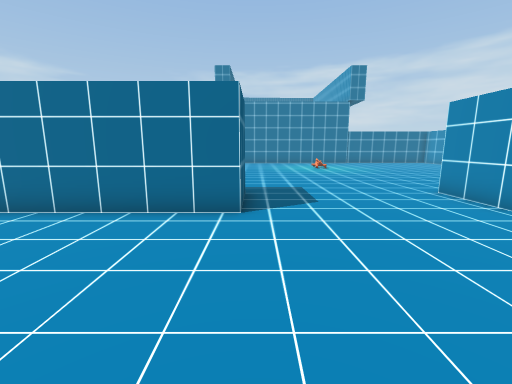
view 1 (above)

16 first-person views from a walk through a scene from a Unity 3-D project. The camera is 1.4 m above the floor, tilts 10° down and sees 90° across. The floor is counted in squares, 1 m on a side. Each view is taken from the middle of a square. On the plan, view 1 faces up. The plan holds only what a view shows up to about 13 squares ahead; the rest is blank. The place goes on beyond the plan. The player is left out. Some surface patterns are stand-ins.

view 2
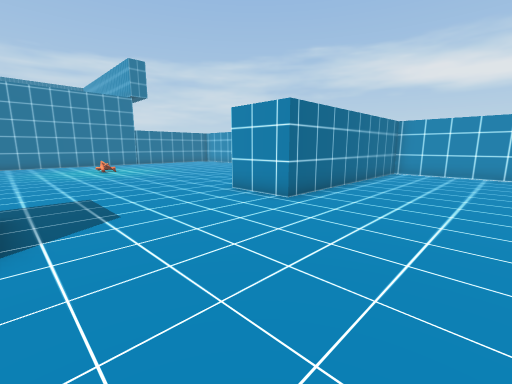

view 3
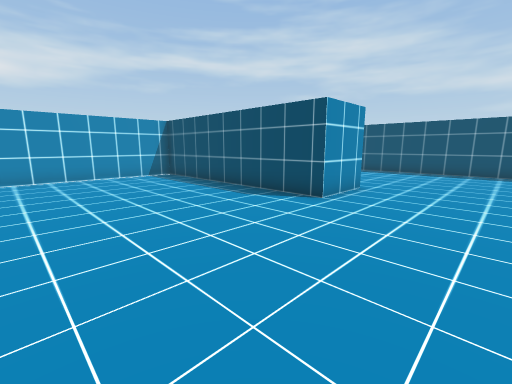

view 4
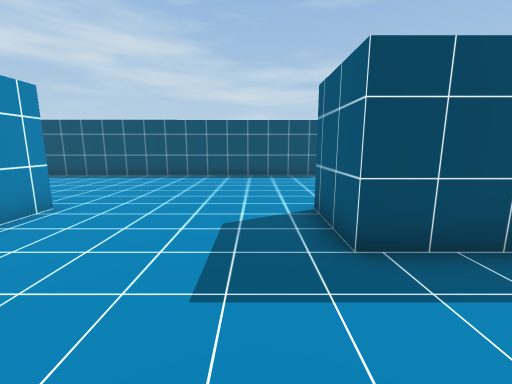

view 5
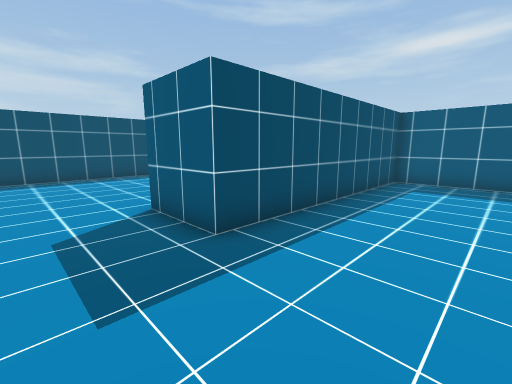

view 6
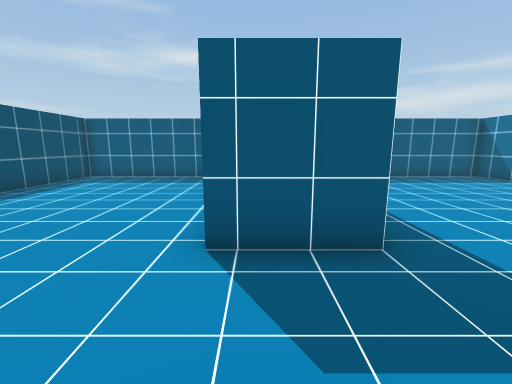

view 7
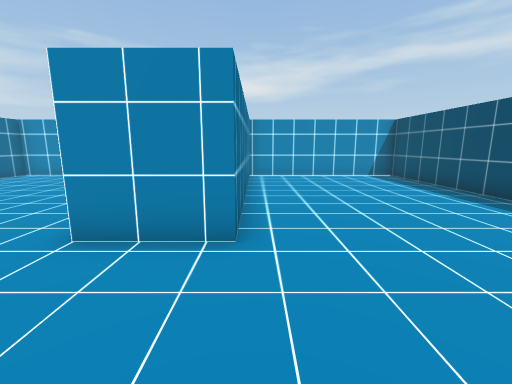

view 8
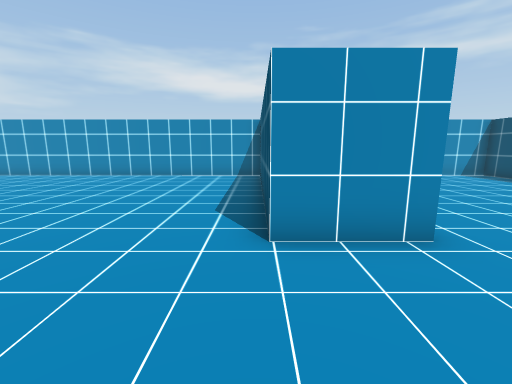

view 9
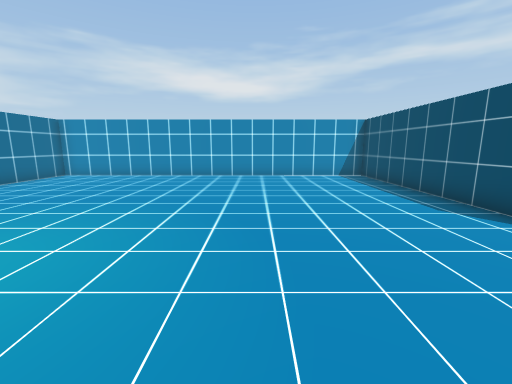

view 10
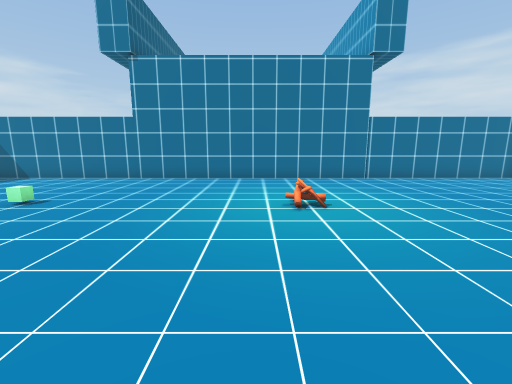

view 11
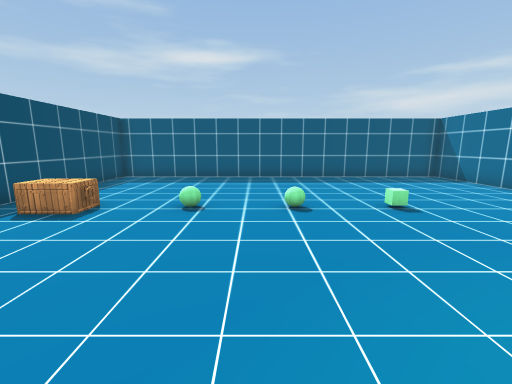

view 12
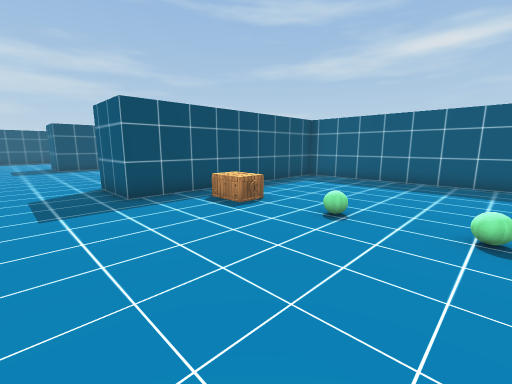

view 13
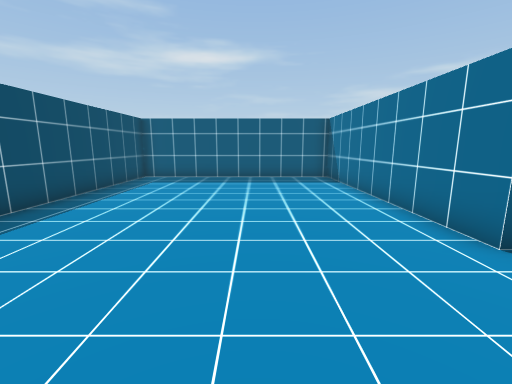

view 14
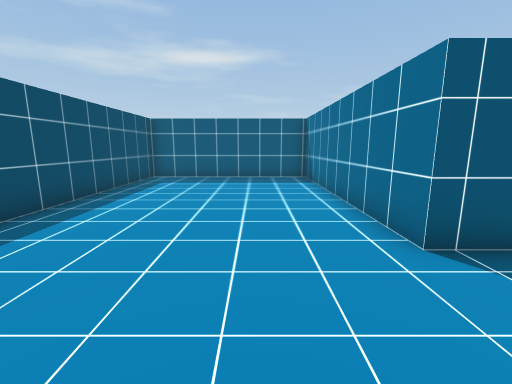

view 15
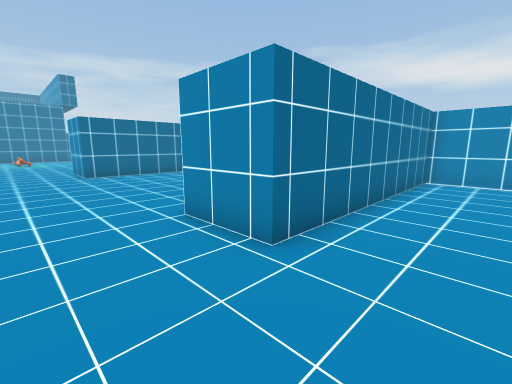

view 16
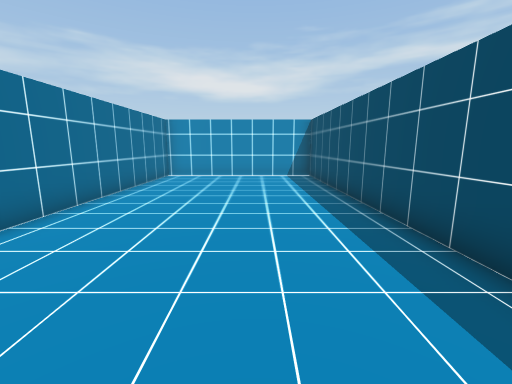

### Floor plan
Points are (right, up) in squares from view 1. A wall is a line through its corners. A room is listed if a view was taken in it or the views show most of it. See-through windows are left out.
Room 1 (views 1, 2, 3, 4, 5, 6, 7, 8, 9, 10, 11, 12, 13, 14, 15, 16)
walls: (5.6, 5.4) (5.6, 7.8) (14.6, 7.8) (14.6, 22.4) (-9.1, 22.4) (-9.1, 7.8) (-0.3, 7.8) (-0.3, 5.4) (-9.1, 5.4) (-9.1, -3.2) (-0.3, -3.2) (-0.3, -5.7) (-9.1, -5.7) (-9.1, -12.8) (14.6, -12.6) (14.6, -5.7) (5.6, -5.7) (5.6, -3.2) (14.6, -3.2) (14.6, 5.4) (5.6, 5.4)
objects: chest (-3, 9) to (-2, 10); other object (4, 17)

Where each view was taken, in squares from view 1:
view 1: 0 up, 0 right, facing up
view 2: 1 up, 0 right, facing up-right
view 3: 3 up, 2 right, facing down-right
view 4: 0 up, 1 right, facing down
view 5: 0 up, 2 right, facing down-left
view 6: 5 down, 3 right, facing left
view 7: 6 down, 2 right, facing right
view 8: 8 up, 2 right, facing right
view 9: 13 up, 2 right, facing right
view 10: 11 up, 3 right, facing up
view 11: 14 up, 3 right, facing left
view 12: 15 up, 2 right, facing down-left
view 13: 2 up, 3 right, facing left
view 14: 8 down, 3 right, facing left
view 15: 8 down, 3 right, facing up-right
view 16: 10 down, 2 right, facing right
